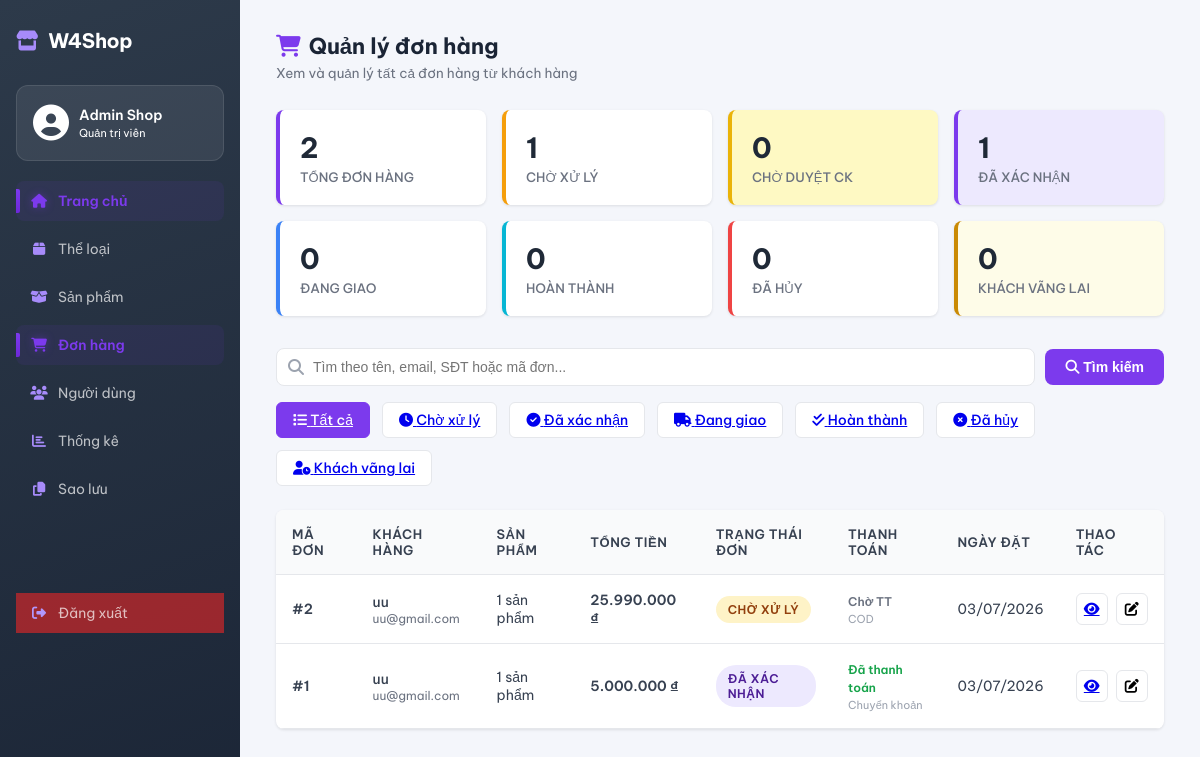
Page /admin/orders (signed in) on the committed database.
### tables this page shows
CREATE TABLE `orders` (
  `order_id` int(11) NOT NULL,
  `user_id` int(11) DEFAULT NULL COMMENT 'NULL nếu là khách vãng lai',
  `address_id` int(11) DEFAULT NULL COMMENT 'NULL nếu địa chỉ đã bị xóa',
  `order_date` datetime NOT NULL DEFAULT current_timestamp(),
  `total_amount` decimal(15,2) NOT NULL DEFAULT 0.00,
  `status` enum('pending','confirmed','shipping','completed','cancelled') NOT NULL DEFAULT 'pending',
  `note` text DEFAULT NULL COMMENT 'Ghi chú của khách',
  `guest_name` varchar(100) DEFAULT NULL COMMENT 'Tên khách vãng lai',
  `guest_phone` varchar(20) DEFAULT NULL COMMENT 'SĐT khách vãng lai',
  `guest_email` varchar(150) DEFAULT NULL COMMENT 'Email khách vãng lai',
  `guest_address` text DEFAULT NULL COMMENT 'Địa chỉ khách vãng lai',
  `guest_city` varchar(100) DEFAULT NULL COMMENT 'Thành phố KVL'
);

### app/views/admin/Orders.php (the view, shortened to what the rows shown need)
<?php require_once __DIR__ . '/../layouts/admin_sidebar.php'; ?>
    <link rel="stylesheet" href="/WEB_GR4/public/assets/css/admin/order_admin.css">
    <main class="admin-content">
        <div class="page-header">
            <h1><i class="fas fa-shopping-cart" style="color:#7c3aed; margin-right:8px;"></i>Quản lý đơn hàng</h1>
            <p>Xem và quản lý tất cả đơn hàng từ khách hàng</p>
        </div>
        <div class="orders-container">
            <div class="stats-grid">
                <div class="stat-card">
                    <div class="stat-value"><?php echo $stats['total_orders'] ?? 0; ?></div>
                    <div class="stat-label">Tổng đơn hàng</div>
                </div>
                <div class="stat-card pending">
                    <div class="stat-value"><?php echo $stats['pending'] ?? 0; ?></div>
                    <div class="stat-label">Chờ xử lý</div>
                </div>
                <div class="stat-card" style="background:#fef9c3;border-left:4px solid #eab308;">
                    <div class="stat-value"><?php echo $stats['awaiting_approval'] ?? 0; ?></div>
                    <div class="stat-label">Chờ duyệt CK</div>
                </div>
                <div class="stat-card" style="background:#ede9fe;border-left:4px solid #7c3aed;">
                    <div class="stat-value"><?php echo $stats['confirmed'] ?? 0; ?></div>
                    <div class="stat-label">Đã xác nhận</div>
                </div>
                <div class="stat-card shipping">
                    <div class="stat-value"><?php echo $stats['shipping'] ?? 0; ?></div>
                    <div class="stat-label">Đang giao</div>
                </div>
                <div class="stat-card completed">
                    <div class="stat-value"><?php echo $stats['completed'] ?? 0; ?></div>
                    <div class="stat-label">Hoàn thành</div>
                </div>
                <div class="stat-card cancelled">
                    <div class="stat-value"><?php echo $stats['cancelled'] ?? 0; ?></div>
                    <div class="stat-label">Đã hủy</div>
                </div>
                <div class="stat-card" style="background:#fefce8;border-left:4px solid #ca8a04;">
                    <div class="stat-value"><?php echo $stats['guest_orders'] ?? 0; ?></div>
                    <div class="stat-label">Khách vãng lai</div>
                </div>
            </div>
            <div style="margin-bottom:16px;">
                <form method="GET" action="/WEB_GR4/admin/orders" id="searchForm"
                      style="display:flex;gap:10px;align-items:center;flex-wrap:wrap;">
                    <div style="position:relative;flex:1;min-width:240px;">
                        <i class="fas fa-search" style="position:absolute;left:12px;top:50%;transform:translateY(-50%);color:#9ca3af;"></i>
                        <input type="text" name="search" id="searchInput"
                               value="<?php echo htmlspecialchars($search ?? ''); ?>"
                               placeholder="Tìm theo tên, email, SĐT hoặc mã đơn..."
                               style="width:100%;padding:10px 12px 10px 36px;border:1.5px solid #e5e7eb;border-radius:8px;font-size:14px;box-sizing:border-box;outline:none;"
                               onfocus="this.style.borderColor='#7c3aed'"
                               onblur="this.style.borderColor='#e5e7eb'">
                    </div>
                    <button type="submit"
                            style="padding:10px 20px;background:#7c3aed;color:#fff;border:none;border-radius:8px;font-size:14px;font-weight:600;cursor:pointer;">
                        <i class="fas fa-search"></i> Tìm kiếm
                    </button>
                </form>
            </div>
            <div class="filters-bar">
                <a href="/WEB_GR4/admin/orders<?php echo !empty($search) ? '?search='.urlencode($search) : ''; ?>" class="filter-btn <?php echo !$currentStatus && empty($guestOnly) ? 'active' : ''; ?>">
                    <i class="fas fa-list"></i> Tất cả
                </a>
                <a href="/WEB_GR4/admin/orders?status=pending<?php echo !empty($search) ? '&search='.urlencode($search) : ''; ?>" class="filter-btn <?php echo $currentStatus === 'pending' ? 'active' : ''; ?>">
                    <i class="fas fa-clock"></i> Chờ xử lý
                </a>
                <a href="/WEB_GR4/admin/orders?status=confirmed<?php echo !empty($search) ? '&search='.urlencode($search) : ''; ?>" class="filter-btn <?php echo $currentStatus === 'confirmed' ? 'active' : ''; ?>">
                    <i class="fas fa-check-circle"></i> Đã xác nhận
                </a>
                <a href="/WEB_GR4/admin/orders?status=shipping<?php echo !empty($search) ? '&search='.urlencode($search) : ''; ?>" class="filter-btn <?php echo $currentStatus === 'shipping' ? 'active' : ''; ?>">
                    <i class="fas fa-truck"></i> Đang giao
                </a>
                <a href="/WEB_GR4/admin/orders?status=completed<?php echo !empty($search) ? '&search='.urlencode($search) : ''; ?>" class="filter-btn <?php echo $currentStatus === 'completed' ? 'active' : ''; ?>">
                    <i class="fas fa-check-double"></i> Hoàn thành
                </a>
                <a href="/WEB_GR4/admin/orders?status=cancelled<?php echo !empty($search) ? '&search='.urlencode($search) : ''; ?>" class="filter-btn <?php echo $currentStatus === 'cancelled' ? 'active' : ''; ?>">
                    <i class="fas fa-times-circle"></i> Đã hủy
                </a>
                <a href="/WEB_GR4/admin/orders?guest=1<?php echo !empty($search) ? '&search='.urlencode($search) : ''; ?>"
                   class="filter-btn <?php echo !empty($guestOnly) ? 'active' : ''; ?>"
                   style="background:<?php echo !empty($guestOnly) ? '#fef3c7' : ''; ?>;color:<?php echo !empty($guestOnly) ? '#92400e' : ''; ?>;border-color:<?php echo !empty($guestOnly) ? '#d97706' : ''; ?>;">
                    <i class="fas fa-user-clock"></i> Khách vãng lai
                </a>
            </div>
            <div class="orders-table-wrapper">
                <?php if (empty($orders)): ?>
                    <div class="empty-state">
                        <div class="empty-state-icon"><i class="fas fa-inbox"></i></div>
                        <h3>Không có đơn hàng</h3>
                        <p>Hiện tại không có đơn hàng nào để hiển thị</p>
                    </div>
                <?php else: ?>
                    <table class="orders-table">
                        <thead>
                            <tr>
                                <th>Mã đơn</th>
                                <th>Khách hàng</th>
                                <th>Sản phẩm</th>
                                <th>Tổng tiền</th>
                                <th>Trạng thái đơn</th>
                                <th>Thanh toán</th>
                                <th>Ngày đặt</th>
                                <th>Thao tác</th>
                            </tr>
                        </thead>
                        <tbody>
                            <?php foreach ($orders as $order): ?>
                                <tr>
                                    <td class="order-id">#<?php echo $order['order_id']; ?></td>
                                    <td>
                                        <div class="customer-name">
                                            <?php echo htmlspecialchars($order['full_name'] ?? 'N/A'); ?>
                                        </div>
                                        <div style="font-size: 12px; color: #6b7280;"><?php echo htmlspecialchars($order['email'] ?? ''); ?></div>
                                    </td>
                                    <td><?php echo $order['item_count'] ?? 0; ?> sản phẩm</td>
                                    <td class="order-amount"><?php echo number_format($order['total_amount'], 0, ',', '.'); ?> ₫</td>
                                    <td>
                                        <span class="status-badge status-<?php echo $order['status']; ?>">
                                            <?php
                                                $statusMap = [
                                                    'pending'   => 'Chờ xử lý',
                                                    'confirmed' => 'Đã xác nhận',
                                                    'shipping'  => 'Đang giao',
                                                    'completed' => 'Hoàn thành',
                                                    'cancelled' => 'Đã hủy'
                                                ];
                                                echo $statusMap[$order['status']] ?? $order['status'];
                                            ?>
                                        </span>
                                    </td>
                                    <td>
                                        <?php
                                            $ps = $order['payment_status'] ?? '';
                                            $pm = $order['payment_method'] ?? '';
                                            $psMap = [
                                                'pending'    => ['label' => 'Chờ TT'],
                                                'processing' => ['label' => 'Chờ duyệt CK'],
                                                'paid'       => ['label' => 'Đã thanh toán'],
                                                'failed'     => ['label' => 'Từ chối'],
                                                'refunded'   => ['label' => 'Hoàn tiền'],
                                            ];
                                            $info = $psMap[$ps] ?? ['label' => $ps ?: '—'];
                                        ?>
                                        <span class="payment-status-label <?php echo $ps; ?>">
                                            <?php echo $info['label']; ?>
                                        </span>
                                        <?php if ($pm): ?>
                                            <div class="payment-method-label">
                                                <?php echo $pm === 'bank_transfer' ? 'Chuyển khoản' : strtoupper($pm); ?>
                                            </div>
                                        <?php endif; ?>
                                    </td>
                                    <td><?php echo date('d/m/Y', strtotime($order['order_date'])); ?></td>
                                    <td>
                                        <div class="action-buttons">
                                            <a href="/WEB_GR4/admin/order-detail?id=<?php echo $order['order_id']; ?>" class="btn-icon" title="Xem chi tiết">
                                                <i class="fas fa-eye"></i>
                                            </a>
                                            <button class="btn-icon" onclick="openStatusModal(<?php echo $order['order_id']; ?>, '<?php echo $order['status']; ?>')" title="Cập nhật trạng thái">
                                                <i class="fas fa-edit"></i>
                                            </button>
                                        </div>
                                    </td>
                                </tr>
                            <?php endforeach; ?>
                        </tbody>
                    </table>
                <?php endif; ?>
            </div>
        </div>
    </main>
</body>
</html>

### core/Router.php (shortened to what the rows shown need)
<?php
class Router {
    private $routes = [];
    public function get($path, $controller, $method) {
        $this->routes[] = ['path' => $path, 'controller' => $controller, 'method' => $method, 'httpMethod' => 'GET'];
    }
    public function post($path, $controller, $method) {
        $this->routes[] = ['path' => $path, 'controller' => $controller, 'method' => $method, 'httpMethod' => 'POST'];
    }
    public function dispatch() {
        $url = parse_url($_SERVER['REQUEST_URI'], PHP_URL_PATH);
        $base = '/WEB_GR4';
        if (strpos($url, $base) === 0) {
            $url = substr($url, strlen($base));
        }
        $httpMethod = $_SERVER['REQUEST_METHOD'];
        foreach ($this->routes as $route) {
            if ($route['httpMethod'] === $httpMethod && $this->match($route['path'], $url, $params)) {
                $ctrl = new $route['controller']();
                call_user_func_array([$ctrl, $route['method']], $params);
                return;
            }
        }
    }
    private function match($routePath, $url, &$params) {
        $pattern = preg_replace('/\{(\w+)\}/', '([^/]+)', $routePath);
        $pattern = '#^' . $pattern . '$#';
        if (preg_match($pattern, $url, $matches)) {
            return true;
        }
        return false;
    }
}
?>

### rows in the picture
orders: order_id "2", full_name "uu", email "uu@gmail.com", item_count "1", total_amount "25.990.000", status "CHỜ XỬ LÝ", label "Chờ TT", pm "COD", order_date "03/07/2026"
orders: order_id "1", full_name "uu", email "uu@gmail.com", item_count "1", total_amount "5.000.000", status "ĐÃ XÁC NHẬN", label "Đã thanh toán", shows "Chuyển khoản", order_date "03/07/2026"

### other values in the picture
$stats['total_orders'] "2"
$stats['pending'] "1"
$stats['awaiting_approval'] "0"
$stats['confirmed'] "1"
$stats['shipping'] "0"
$stats['completed'] "0"
$stats['cancelled'] "0"
$stats['guest_orders'] "0"
